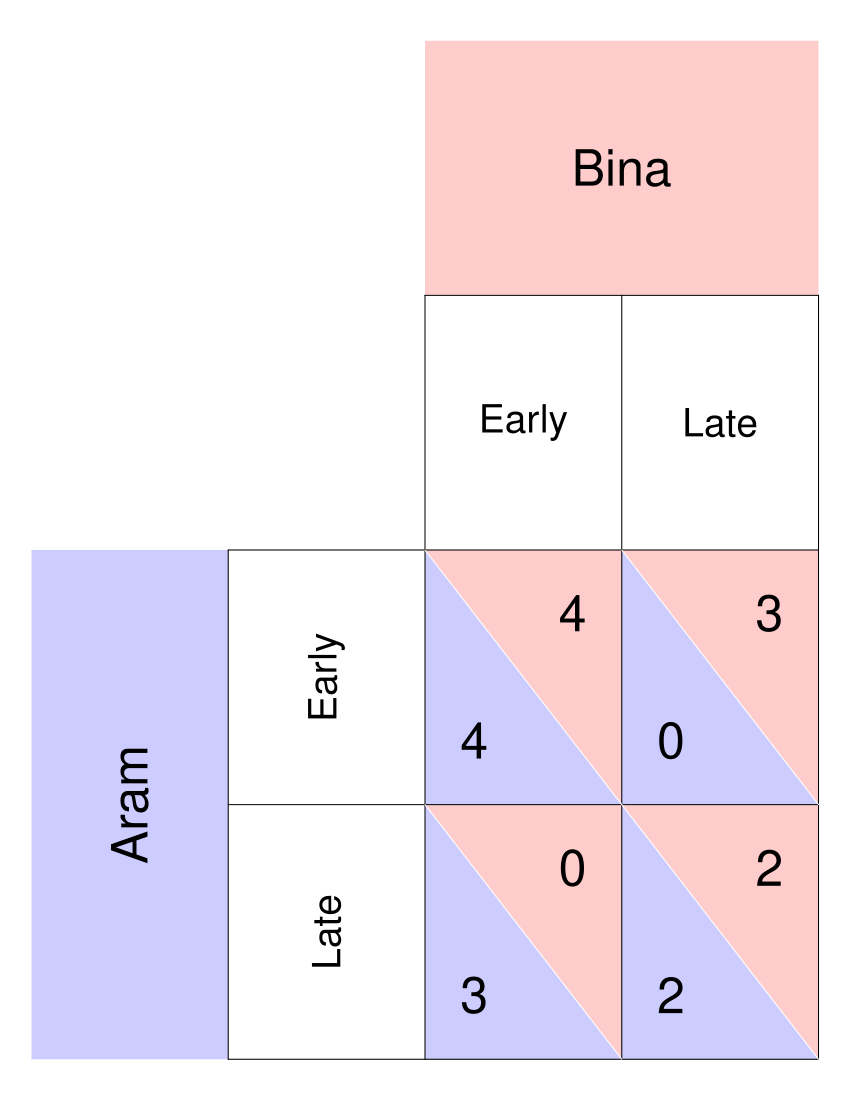

This chart was generated by the following R code:
require(ggplot2)
require(shape)
pdf(file = "society/matrix_palanpur_unsolved.pdf", width = 9, height = 7)

par(mar =  c(0, 0, 0, 0))
xlims <- c(0, 8)
ylims <- c(0, 8)

#TextSizes
PlayerSize <- 3
StratSize <- 2.3
PayoffSize <- 3
p1fadelevel <- 0.2
p2fadelevel <- 0.2


#Payoffs are listed as c("NW", "SW", "NE", "SE")

#Considerations for Player 1
P1Name <- c("Aram")
P1Strat <- c("Early", "Late")
P1Payoffs <- c("4", "3", "0", "2")
P1BR1 <- c("NW") #Must be NW or SW - the BR prints accordingly. 
P1BR2 <- c("SE") #Must be NE or SE - the BR prints accordingly. 
#NW = (5, 3); SW = (5,1); NE = (7, 3); SE = (7, 1)
P1bestsize <- 2.5 #Adjusts size of point indicating best response of P1

#Considerations for Player 2
P2Name <- c("Bina")
P2Strat <- c("Early", "Late")
P2Payoffs <- c("4", "0", "3", "2")
P2BR1 <- c("NW") #Must be NW or SW - the BR prints accordingly. 
P2BR2 <- c("SE") #Must be NE or SE - the BR prints accordingly. 
P2bestsize <- 4 #Adjusts size of circle indicating best response of P2

plot(0, 0, xlim = xlims, ylim = ylims, type = "n",
     xlab = expression(""),
     ylab = expression(""),
     xaxt = "n", 
     yaxt = "n", 
     cex.lab = 2, 
     bty = "n")



#Color and label for Player 1 and their strategies
polygon(c(0,0,2,2,0), c(0,4,4,0,0), col=rgb(0, 0, 1, p1fadelevel), density=NULL, border = NA)
text(1, 2, P1Name[1], srt = 90, cex = PlayerSize)

text(3, 3, P1Strat[1], cex = StratSize, srt = 90)
text(3, 1, P1Strat[2], cex = StratSize, srt = 90)


#Color and label for Player 2
polygon(c(4,4,8,8,4), c(8,6,6,8,8), col=rgb(1, 0, 0, p2fadelevel), density=NULL, border = NA)
text(6, 7, P2Name[1], cex = PlayerSize)

text(5, 5, P2Strat[1], cex = StratSize)
text(7, 5, P2Strat[2], cex = StratSize)

#NorthWest cell 
#P1
polygon(c(4,4,6,4), c(4,2,2,4), col=rgb(0, 0, 1, p1fadelevel), density=NULL, border = NA)
#P2
polygon(c(4,6,6,4), c(4,4,2,4), col=rgb(1, 0, 0, p2fadelevel), density=NULL, border = NA)

#P1
text(4.5, 2.5, P1Payoffs[1], cex = PayoffSize)
#P2
text(5.5, 3.5, P2Payoffs[1], cex = PayoffSize)

#SouthWest cell  
#P1
polygon(c(4,4,6,4), c(2,0,0,2), col=rgb(0, 0, 1, p1fadelevel), density=NULL, border = NA)
#P2
polygon(c(4,6,6,4), c(2,2,0,2), col=rgb(1, 0, 0, p2fadelevel), density=NULL, border = NA)

#P1
text(4.5, 0.5, P1Payoffs[2], cex = PayoffSize)
#P2
text(5.5, 1.5, P2Payoffs[2], cex = PayoffSize)


#NorthEast cell 
#P1
polygon(c(6,6,8,6), c(4,2,2,4), col=rgb(0, 0, 1, p1fadelevel), density=NULL, border = NA)
#P2
polygon(c(6,8,8,6), c(4,4,2,4), col=rgb(1, 0, 0, p2fadelevel), density=NULL, border = NA)
#P1
text(6.5, 2.5, P1Payoffs[3], cex = PayoffSize)
#P2
text(7.5, 3.5, P2Payoffs[3], cex = PayoffSize)

#SouthEast cell 
#P1
polygon(c(6,6,8,6), c(2,0,0,2), col=rgb(0, 0, 1, p1fadelevel), density=NULL, border = NA)
#P2
polygon(c(6,8,8,6), c(2,2,0,2), col=rgb(1, 0, 0, p2fadelevel), density=NULL, border = NA)
#P1
text(6.5, 0.5, P1Payoffs[4], cex = PayoffSize)
#P2
text(7.5, 1.5, P2Payoffs[4], cex = PayoffSize)


#Lines for the Table
segments(8, 0, 8, 6, lty = 1, col = "black")
segments(4, 6, 8, 6, lty = 1, col = "black")
segments(2, 0, 2, 4, lty = 1, col = "black")
segments(2, 0, 8, 0, lty = 1, col = "black")
segments(2, 4, 8, 4, lty = 1, col = "black")
segments(4, 0, 4, 6, lty = 1, col = "black")
segments(2, 2, 8, 2, lty = 1, col = "black")
segments(6, 0, 6, 6, lty = 1, col = "black")

#Diagonals
#NW
segments(4, 4, 6, 2, lty = 1, col = "white")
#NE
segments(6, 4, 8, 2, lty = 1, col = "white")
#SW
segments(4, 2, 6, 0, lty = 1, col = "white")
#Se
segments(6, 2, 8, 0, lty = 1, col = "white")


# #Best responses 
# #P1 
# if (P1BR1[1] == "NW"){
#   points(5, 3, pch = 16, col = "black", cex = P1bestsize)
# } else{points(5, 1, pch = 16, col = "black", cex = P1bestsize)
# }
# 
# if (P1BR2[1] == "NE"){
#   points(7, 3, pch = 16, col = "black", cex = P1bestsize)
# } else{points(7, 1, pch = 16, col = "black", cex = P1bestsize)
# }
# 
# 
# #P2
# if (P2BR1[1] == "NW"){
#   points(5, 3, pch = 1, col = "black", cex = P2bestsize)
# } else{points(7, 3, pch = 1, col = "black", cex = P2bestsize)
# }
# 
# if (P2BR2[1] == "SW"){
#   points(5, 3, pch = 1, col = "black", cex = P2bestsize)
# } else{points(7, 1, pch = 1, col = "black", cex = P2bestsize)
# }

dev.off()
